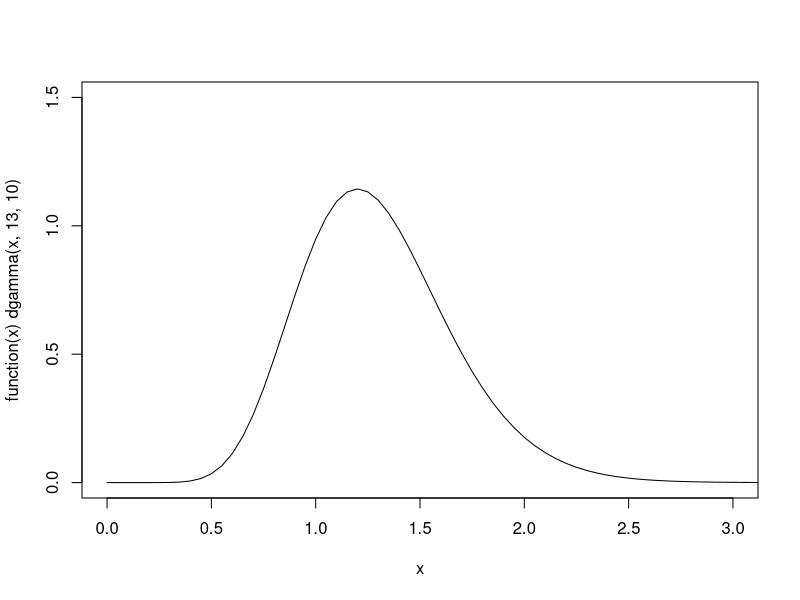

Write R code to recreate this figure.
# Burgar's et al. 2019 SCR analysis ####

# Priors ###

# 1. from Chandler and royle 2013 supplementary material ####

# PART 4
# Commented R code describing method used to obtain
# informative prior used in the analysis of the parula dataset.
# Moldenhauer and Regelski (1996) state that home range size typically
# ranges from 0.08-0.65 ha, which equates to a radius of

sqrt(0.08/pi*10000) # 15.96 m or
sqrt(0.65/pi*10000) # 45.49 m

# Since parulas were detected by song, let's be safe and add a minimum and maximum distance at which they could be heard, 50 and 250 m, based upon Simons et al. (2009).
# So now we have an area between

(15.96+50)^2*pi / 10000  # 1.37 ha, and
(45.49+250)^2*pi / 10000 # 27.4 ha

# We note that this is a very large range.

# Following Royle et. al (2011), and assuming a
# chi-squared distribution with 2 degrees of freedom,
# the range of sigma is given by

sqrt(1.37*10000/pi)/sqrt(5.99)   # 27 m
sqrt(27.4*10000/pi)/sqrt(5.99)   # 120 m

# In our grid spacing, 1 unit = 50m, so our we want a prior with most
# of the density between:

27/50  # 0.54
121/50 # 2.42

# Gamma(13, 10) covers this nicely
#Cindy: so needs data values for gamma distribution that fit within 0.54 and 2.42?

qgamma(c(0.001, 0.5, 0.999), 13, 10)

plot(function(x) dgamma(x, 13, 10), 0, 5, xlim=c(0, 3), ylim=c(0, 1.5))

#2.  Jo Burgars et al 2019 #### 

#home range data to determine gamma values for HR varying form 4 to 72, 16km2 and 40km2 ##

# For home ranges sizes between 4-72 km2, the range of σ in model units of 1 km is:
# 5.99 is the chi square value from a significance level of 0.05 with 2 degrees of freedom. 

(sqrt(4/pi)/1)/sqrt(5.99) # 0.46

(sqrt(16/pi)/1)/sqrt(5.99) # 0.92

(sqrt(40/pi)/1)/sqrt(5.99) # 1.46

(sqrt(72/pi)/1)/sqrt(5.99) # 1.95

# Resulting in prior distributions with most of the density between 0.46-1.95

qgamma(c(0.05,0.5,0.95),60,60) # 0.79754 (min) 0.99445(med) 1.22139 (max) - 16 km2. Values need to be from 0.92 to 1.95

qgamma(c(0.05,0.5,0.95),75,50) # 1.2269 1.4933 1.7958 - 40 km2.  Values need to be from 1.46 to 1.95

qgamma(c(0.05,0.5,0.95),4,4) # 0.34158 0.91802 1.93841 - 4-72 km2. Values need to be from 0.46 to 1.95

# 3. Columbian populations ####

# Furnas et al. 2017 mean home range between 21-128 km2
# the home estimated home range for each population is: 

#priors used by Sun et al. 2019 for bears

qgamma(c(0.001,0.5,0.999),1, 0.001)  # 1.005 , 693.14, 6907.76


(sqrt(5/pi)/1)/sqrt(5.99) #  core home range, for female central interior # 0.52

(sqrt(30/pi)/1)/sqrt(5.99) #  average female home range 30km (Davis 2009, Weir et al. 2009) in central interior # 1.26

(sqrt(50/pi)/1)/sqrt(5.99) # expected home range in Columbian populations?  # 1.63

(sqrt(128/pi)/1)/sqrt(5.99) # maixmun average home range in US Furnas et al. 2017 # 2.60

(sqrt(141/pi)/1)/sqrt(5.99) # puntzi lake sigma 2730 m #2.737

qgamma(c(0.001,0.5,0.999),10, 8)#0.370065 1.208589 2.832172

dgamma(10,8)
